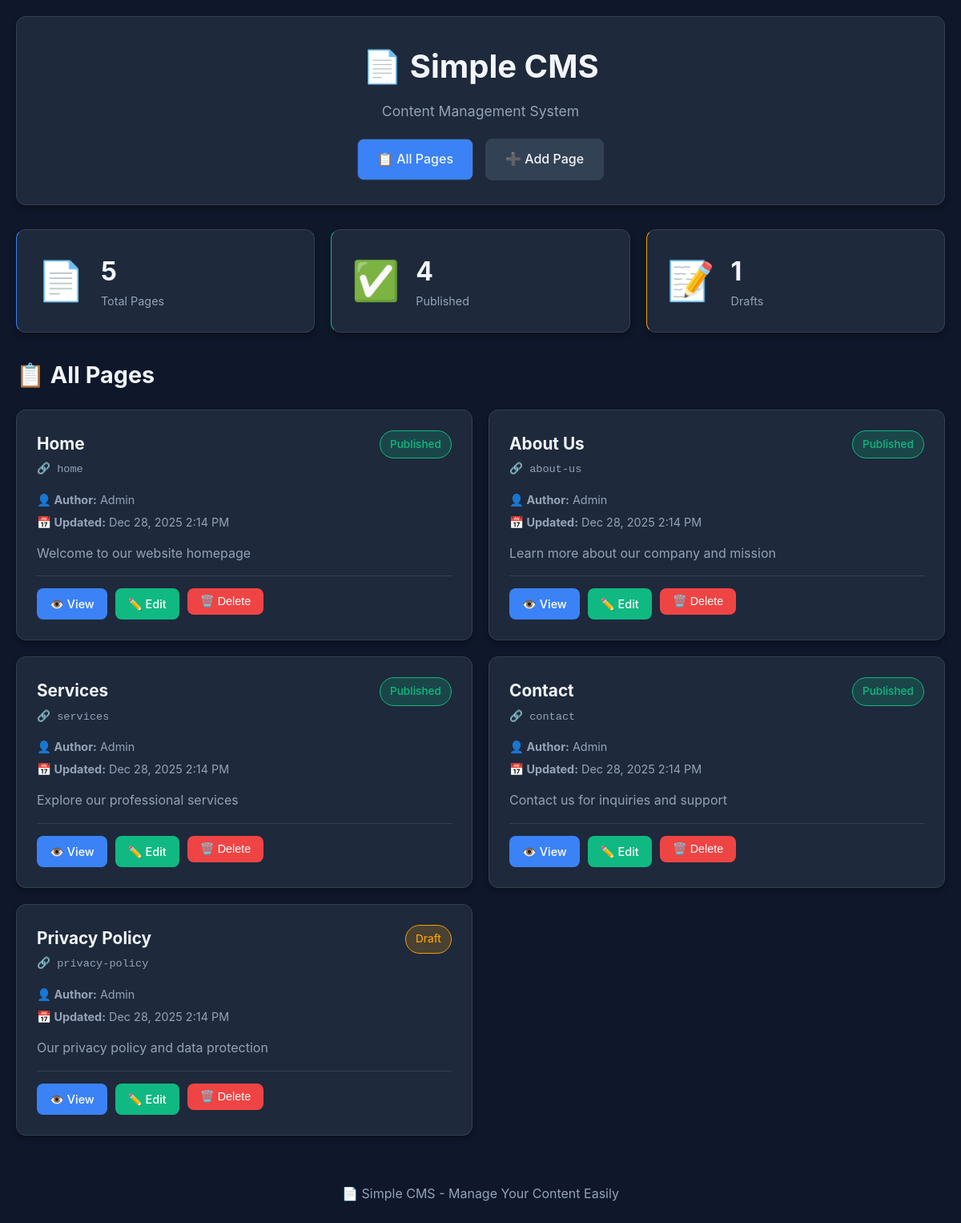
The page / on the database its author committed.
### tables this page shows
CREATE TABLE IF NOT EXISTS pages (
    id INT AUTO_INCREMENT PRIMARY KEY,
    title VARCHAR(255) NOT NULL,
    slug VARCHAR(255) NOT NULL UNIQUE,
    content TEXT,
    meta_description VARCHAR(500),
    meta_keywords VARCHAR(255),
    status ENUM('published', 'draft') DEFAULT 'draft',
    author VARCHAR(100),
    created_at TIMESTAMP DEFAULT CURRENT_TIMESTAMP,
    updated_at TIMESTAMP DEFAULT CURRENT_TIMESTAMP ON UPDATE CURRENT_TIMESTAMP,
    INDEX idx_slug (slug),
    INDEX idx_status (status)
);

### index.php (the view, shortened to what this page needs)
<?php
require_once 'config.php';
$view = $_GET['view'] ?? 'list';
$pages = $pdo->query("SELECT * FROM pages ORDER BY updated_at DESC")->fetchAll();
$stats = $pdo->query("SELECT
    COUNT(*) as total,
    COUNT(CASE WHEN status='published' THEN 1 END) as published,
    COUNT(CASE WHEN status='draft' THEN 1 END) as draft
    FROM pages")->fetch();
?>
<!DOCTYPE html>
<html lang="en">
<head>
    <link rel="stylesheet" href="style.css">
</head>
<body>
    <div class="container">
        <header class="header">
            <div class="header-content">
                <h1>📄 Simple CMS</h1>
                <p class="subtitle">Content Management System</p>
            </div>
            <nav class="nav">
                <a href="?view=list" class="nav-link <?php echo $view === 'list' ? 'active' : ''; ?>">📋 All Pages</a>
                <a href="?view=add" class="nav-link <?php echo $view === 'add' ? 'active' : ''; ?>">➕ Add Page</a>
            </nav>
        </header>
        <?php if ($view === 'list'): ?>
            <div class="stats-grid">
                <div class="stat-card card-blue">
                    <div class="stat-icon">📄</div>
                    <div class="stat-content">
                        <div class="stat-value"><?php echo $stats['total']; ?></div>
                        <div class="stat-label">Total Pages</div>
                    </div>
                </div>
                <div class="stat-card card-green">
                    <div class="stat-icon">✅</div>
                    <div class="stat-content">
                        <div class="stat-value"><?php echo $stats['published']; ?></div>
                        <div class="stat-label">Published</div>
                    </div>
                </div>
                <div class="stat-card card-orange">
                    <div class="stat-icon">📝</div>
                    <div class="stat-content">
                        <div class="stat-value"><?php echo $stats['draft']; ?></div>
                        <div class="stat-label">Drafts</div>
                    </div>
                </div>
            </div>
            <div class="section-title">
                <h2>📋 All Pages</h2>
            </div>
            <div class="pages-grid">
                <?php foreach ($pages as $page): ?>
                    <div class="page-card">
                        <div class="page-header">
                            <div>
                                <h3><?php echo htmlspecialchars($page['title']); ?></h3>
                                <p class="page-slug">🔗 <?php echo htmlspecialchars($page['slug']); ?></p>
                            </div>
                            <span class="status-badge status-<?php echo $page['status']; ?>">
                                <?php echo ucfirst($page['status']); ?>
                            </span>
                        </div>
                        <div class="page-meta">
                            <p><strong>👤 Author:</strong> <?php echo htmlspecialchars($page['author']); ?></p>
                            <p><strong>📅 Updated:</strong> <?php echo date('M j, Y g:i A', strtotime($page['updated_at'])); ?></p>
                        </div>
                        <?php if ($page['meta_description']): ?>
                            <p class="page-description"><?php echo htmlspecialchars($page['meta_description']); ?></p>
                        <?php endif; ?>
                        <div class="page-actions">
                            <a href="?view=view&id=<?php echo $page['id']; ?>" class="btn btn-small btn-blue">👁️ View</a>
                            <a href="?view=edit&id=<?php echo $page['id']; ?>" class="btn btn-small btn-green">✏️ Edit</a>
                            <form method="POST" style="display: inline;" onsubmit="return confirm('Are you sure you want to delete this page?');">
                                <button type="submit" class="btn btn-small btn-red">🗑️ Delete</button>
                            </form>
                        </div>
                    </div>
                <?php endforeach; ?>
            </div>
        <?php endif; ?>
        <footer class="footer">
            <p>📄 Simple CMS - Manage Your Content Easily</p>
        </footer>
    </div>
</body>
</html>

### style.css (style rules this page uses)
:root { --bg-primary: #0f172a; --bg-secondary: #1e293b; --bg-tertiary: #334155; --text-primary: #f1f5f9; --text-secondary: #94a3b8; --border-color: #334155; --color-blue: #3b82f6; --color-green: #10b981; --color-purple: #8b5cf6; --color-orange: #f59e0b; --color-red: #ef4444; --shadow: 0 4px 6px rgba(0,0,0,0.3); }
* { margin: 0; padding: 0; box-sizing: border-box; }
body { font-family: -apple-system, BlinkMacSystemFont, 'Segoe UI', Roboto, sans-serif; background-color: var(--bg-primary); color: var(--text-primary); line-height: 1.6; padding: 20px; }
.container { max-width: 1400px; margin: 0 auto; }
.header { background: var(--bg-secondary); padding: 30px; border-radius: 12px; box-shadow: var(--shadow); margin-bottom: 30px; border: 1px solid var(--border-color); }
.header-content { text-align: center; margin-bottom: 20px; }
.header h1 { font-size: 2.5rem; color: var(--text-primary); margin-bottom: 10px; }
.subtitle { color: var(--text-secondary); font-size: 1.1rem; }
.nav { display: flex; gap: 15px; justify-content: center; flex-wrap: wrap; }
.nav-link { padding: 12px 24px; background: var(--bg-tertiary); color: var(--text-primary); text-decoration: none; border-radius: 8px; font-weight: 500; transition: all 0.2s; border: 1px solid var(--border-color); }
.nav-link.active { background: var(--color-blue); }
.stats-grid { display: grid; grid-template-columns: repeat(auto-fit, minmax(280px, 1fr)); gap: 20px; margin-bottom: 30px; }
.stat-card { background: var(--bg-secondary); padding: 25px; border-radius: 12px; box-shadow: var(--shadow); display: flex; align-items: center; gap: 20px; border-left: 4px solid; border: 1px solid var(--border-color); }
.card-blue { border-left-color: var(--color-blue); }
.card-orange { border-left-color: var(--color-orange); }
.card-green { border-left-color: var(--color-green); }
.stat-icon { font-size: 3rem; }
.stat-value { font-size: 2rem; font-weight: bold; color: var(--text-primary); }
.stat-label { color: var(--text-secondary); font-size: 0.9rem; }
.section-title { margin: 30px 0 20px 0; }
.section-title h2 { font-size: 1.8rem; color: var(--text-primary); }
.pages-grid { display: grid; grid-template-columns: repeat(auto-fill, minmax(400px, 1fr)); gap: 20px; margin-bottom: 30px; }
.page-card { background: var(--bg-secondary); padding: 25px; border-radius: 12px; box-shadow: var(--shadow); border: 1px solid var(--border-color); transition: all 0.2s; }
.page-header { display: flex; justify-content: space-between; align-items: start; margin-bottom: 15px; gap: 15px; }
.page-header h3 { font-size: 1.3rem; color: var(--text-primary); margin-bottom: 5px; }
.page-slug { color: var(--text-secondary); font-size: 0.85rem; font-family: monospace; }
.status-badge { padding: 6px 12px; border-radius: 20px; font-size: 0.85rem; font-weight: 500; }
.status-published { background-color: rgba(16,185,129,0.2); color: var(--color-green); border: 1px solid var(--color-green); }
.status-draft { background-color: rgba(245,158,11,0.2); color: var(--color-orange); border: 1px solid var(--color-orange); }
.page-meta { margin-bottom: 15px; font-size: 0.9rem; color: var(--text-secondary); }
.page-meta p { margin-bottom: 5px; }
.page-description { margin-bottom: 15px; color: var(--text-secondary); line-height: 1.6; }
.page-actions { display: flex; gap: 10px; flex-wrap: wrap; margin-top: 15px; padding-top: 15px; border-top: 1px solid var(--border-color); }
.btn { padding: 12px 24px; border: none; border-radius: 8px; cursor: pointer; font-size: 1rem; font-weight: 500; transition: all 0.2s; text-decoration: none; display: inline-block; }
.btn-small { padding: 8px 16px; font-size: 0.9rem; }
.btn-blue { background-color: var(--color-blue); color: white; }
.btn-green { background-color: var(--color-green); color: white; }
.btn-red { background-color: var(--color-red); color: white; }
.footer { text-align: center; margin-top: 40px; padding: 20px; color: var(--text-secondary); }

### rows shown on the page
pages: title "Home", slug "home", status "Published", author "Admin", updated_at "Dec 28, 2025 2:14 PM", meta_description "Welcome to our website homepage"
pages: title "About Us", slug "about-us", status "Published", author "Admin", updated_at "Dec 28, 2025 2:14 PM", meta_description "Learn more about our company and mission"
pages: title "Services", slug "services", status "Published", author "Admin", updated_at "Dec 28, 2025 2:14 PM", meta_description "Explore our professional services"
pages: title "Contact", slug "contact", status "Published", author "Admin", updated_at "Dec 28, 2025 2:14 PM", meta_description "Contact us for inquiries and support"
pages: title "Privacy Policy", slug "privacy-policy", status "Draft", author "Admin", updated_at "Dec 28, 2025 2:14 PM", meta_description "Our privacy policy and data protection"

### other values the page prints
$stats['total'] "5"
$stats['published'] "4"
$stats['draft'] "1"
